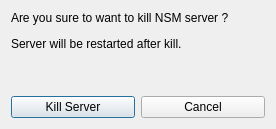
<?xml version="1.0" encoding="UTF-8"?>
<ui version="4.0">
 <class>Dialog</class>
 <widget class="QDialog" name="Dialog">
  <property name="geometry">
   <rect>
    <x>0</x>
    <y>0</y>
    <width>276</width>
    <height>129</height>
   </rect>
  </property>
  <property name="windowTitle">
   <string>Kill NSM Server</string>
  </property>
  <layout class="QVBoxLayout" name="verticalLayout_2">
   <item>
    <layout class="QVBoxLayout" name="verticalLayout">
     <item>
      <widget class="QLabel" name="label">
       <property name="text">
        <string>&lt;p&gt;Are you sure to want to kill NSM server ?&lt;/p&gt;&lt;p&gt;Server will be restarted after kill.&lt;/p&gt;</string>
       </property>
       <property name="textFormat">
        <enum>Qt::RichText</enum>
       </property>
      </widget>
     </item>
     <item>
      <spacer name="verticalSpacer">
       <property name="orientation">
        <enum>Qt::Vertical</enum>
       </property>
       <property name="sizeHint" stdset="0">
        <size>
         <width>20</width>
         <height>40</height>
        </size>
       </property>
      </spacer>
     </item>
     <item>
      <layout class="QHBoxLayout" name="horizontalLayout">
       <item>
        <widget class="QPushButton" name="pushButtonKill">
         <property name="text">
          <string>Kill Server</string>
         </property>
         <property name="icon">
          <iconset theme="system-shutdown"/>
         </property>
         <property name="iconSize">
          <size>
           <width>16</width>
           <height>16</height>
          </size>
         </property>
        </widget>
       </item>
       <item>
        <widget class="QPushButton" name="pushButtonCancel">
         <property name="text">
          <string>Cancel</string>
         </property>
         <property name="icon">
          <iconset theme="dialog-cancel"/>
         </property>
         <property name="iconSize">
          <size>
           <width>16</width>
           <height>16</height>
          </size>
         </property>
        </widget>
       </item>
      </layout>
     </item>
    </layout>
   </item>
  </layout>
 </widget>
 <resources/>
 <connections>
  <connection>
   <sender>pushButtonCancel</sender>
   <signal>clicked()</signal>
   <receiver>Dialog</receiver>
   <slot>reject()</slot>
   <hints>
    <hint type="sourcelabel">
     <x>204</x>
     <y>103</y>
    </hint>
    <hint type="destinationlabel">
     <x>137</x>
     <y>64</y>
    </hint>
   </hints>
  </connection>
 </connections>
</ui>
